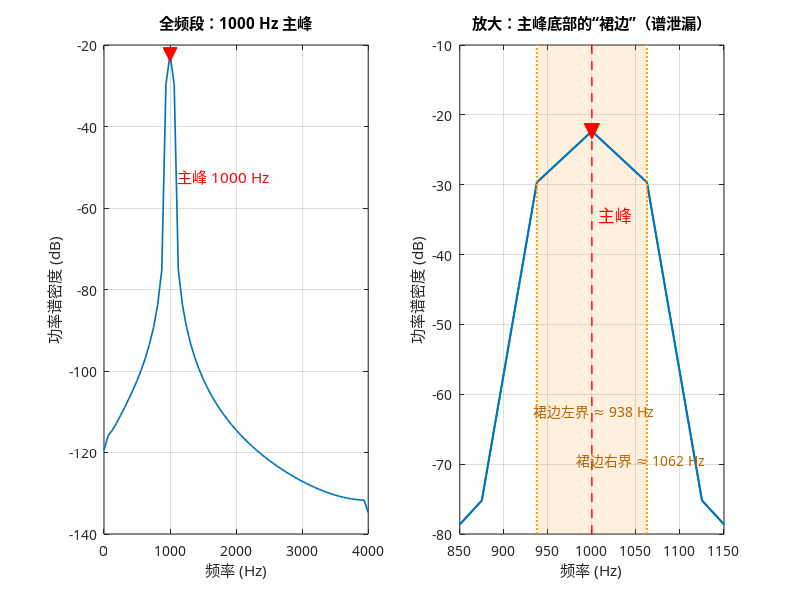

This chart was generated by the following MATLAB code:
%% 生成带“主峰 / 泄漏裙边”标注的功率谱图
fs = 8000;
t = 0:1/fs:1;
x = sin(2*pi*1000*t);

[Pxx, f] = pwelch(x, [], [], [], fs);
db = 10*log10(Pxx);          % 转成 dB

[ypk, ipk] = max(db);        % 找到主峰
fpk = f(ipk);                % 主峰频率（应为 1000 Hz）
fprintf('主峰频率 = %.1f Hz\n', fpk);

%% 让图中的中文用微软雅黑显示（避免方框）
set(0, 'DefaultAxesFontName', 'Microsoft YaHei');

%% 左图：全频段，标出主峰
figure('Color', 'w', 'Position', [80 80 1150 480]);

subplot(1, 2, 1);
plot(f, db, 'LineWidth', 1.2, 'Color', [0 0.45 0.74]);
xlim([0 4000]); grid on;
xlabel('频率 (Hz)'); ylabel('功率谱密度 (dB)');
title('全频段：1000 Hz 主峰');
hold on;
plot(fpk, ypk, 'rv', 'MarkerSize', 10, 'MarkerFaceColor', 'r');
text(fpk + 120, ypk - 30, '主峰 1000 Hz', ...
    'FontName', 'Microsoft YaHei', 'Color', 'r', 'FontSize', 11);
hold off;

%% 右图：放大到 850~1150 Hz，标出泄漏裙边范围
% 裙边范围取“比主峰低 60 dB 以内的左右边界”
th = ypk - 60;
iL = find(f > fpk - 200 & f < fpk & db > th, 1, 'last');
iR = find(f > fpk & f < fpk + 200 & db > th, 1, 'first');
xL = f(iL);
xR = f(iR);
fprintf('泄漏裙边范围 ≈ %.1f ~ %.1f Hz\n', xL, xR);

subplot(1, 2, 2);
ymin = floor(min(db(f > 850 & f < 1150)) / 10) * 10;
ymax = ceil(ypk / 10) * 10 + 10;
plot(f, db, 'LineWidth', 1.2, 'Color', [0 0.45 0.74]);
xlim([850 1150]); ylim([ymin ymax]); grid on;
xlabel('频率 (Hz)'); ylabel('功率谱密度 (dB)');
title('放大：主峰底部的“裙边”（谱泄漏）');
hold on;

% 橙色半透明带：裙边范围
yl = ylim;
patch([xL xR xR xL], [yl(1) yl(1) yl(2) yl(2)], ...
      [1 0.6 0.1], 'FaceAlpha', 0.15, 'EdgeColor', 'none');
plot(f, db, 'LineWidth', 1.5, 'Color', [0 0.45 0.74]);  % 重新画曲线，避免被色带盖住

% 主峰竖线与标记
line([fpk fpk], ylim, 'Color', 'r', 'LineStyle', '--', 'LineWidth', 1);
plot(fpk, ypk, 'rv', 'MarkerSize', 11, 'MarkerFaceColor', 'r');

% 裙边左右边界虚线
line([xL xL], ylim, 'Color', [1 0.6 0.1], 'LineStyle', ':', 'LineWidth', 1.5);
line([xR xR], ylim, 'Color', [1 0.6 0.1], 'LineStyle', ':', 'LineWidth', 1.5);

% 文字标注
text(fpk + 8, ypk - 12, '主峰', ...
    'FontName', 'Microsoft YaHei', 'Color', 'r', 'FontSize', 12);
text(xL - 4, yl(1) + (yl(2) - yl(1)) * 0.25, ...
    sprintf('裙边左界 ≈ %.0f Hz', xL), ...
    'FontName', 'Microsoft YaHei', 'Color', [0.7 0.4 0], 'FontSize', 10);
text(xR - 80, yl(1) + (yl(2) - yl(1)) * 0.15, ...
    sprintf('裙边右界 ≈ %.0f Hz', xR), ...
    'FontName', 'Microsoft YaHei', 'Color', [0.7 0.4 0], 'FontSize', 10);
hold off;

%% 可选：把图保存成 PNG
% exportgraphics(gcf, 'D:\ResearchData\future\hello_signal_leakage_annotated_matlab.png', 'Resolution', 150);
